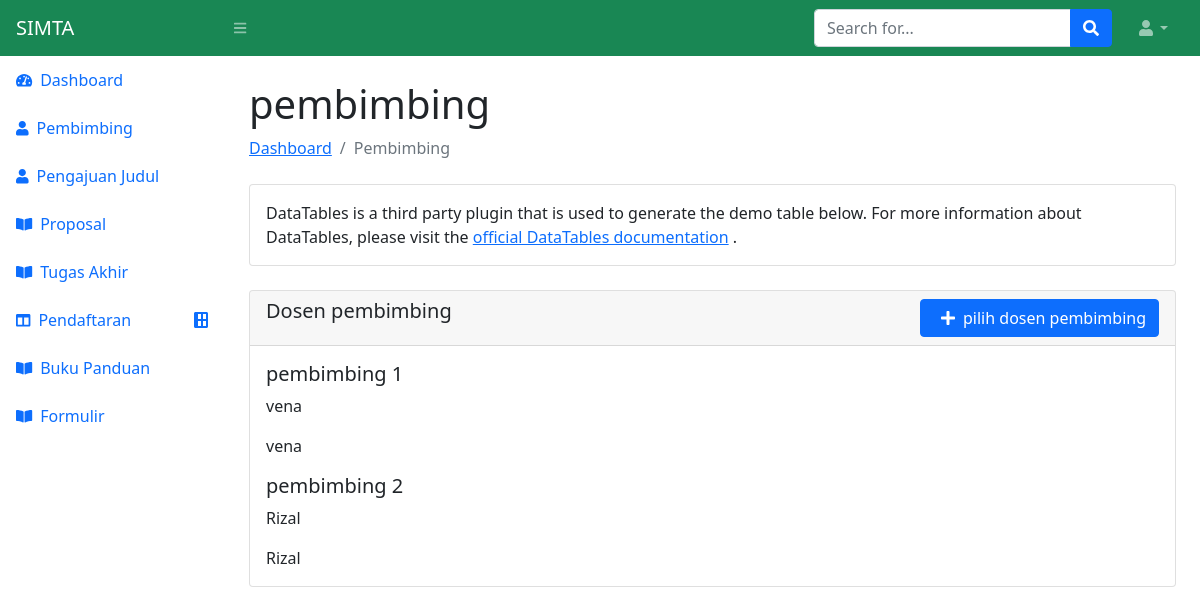
Before: /mhs/pembimbing with the older database file.
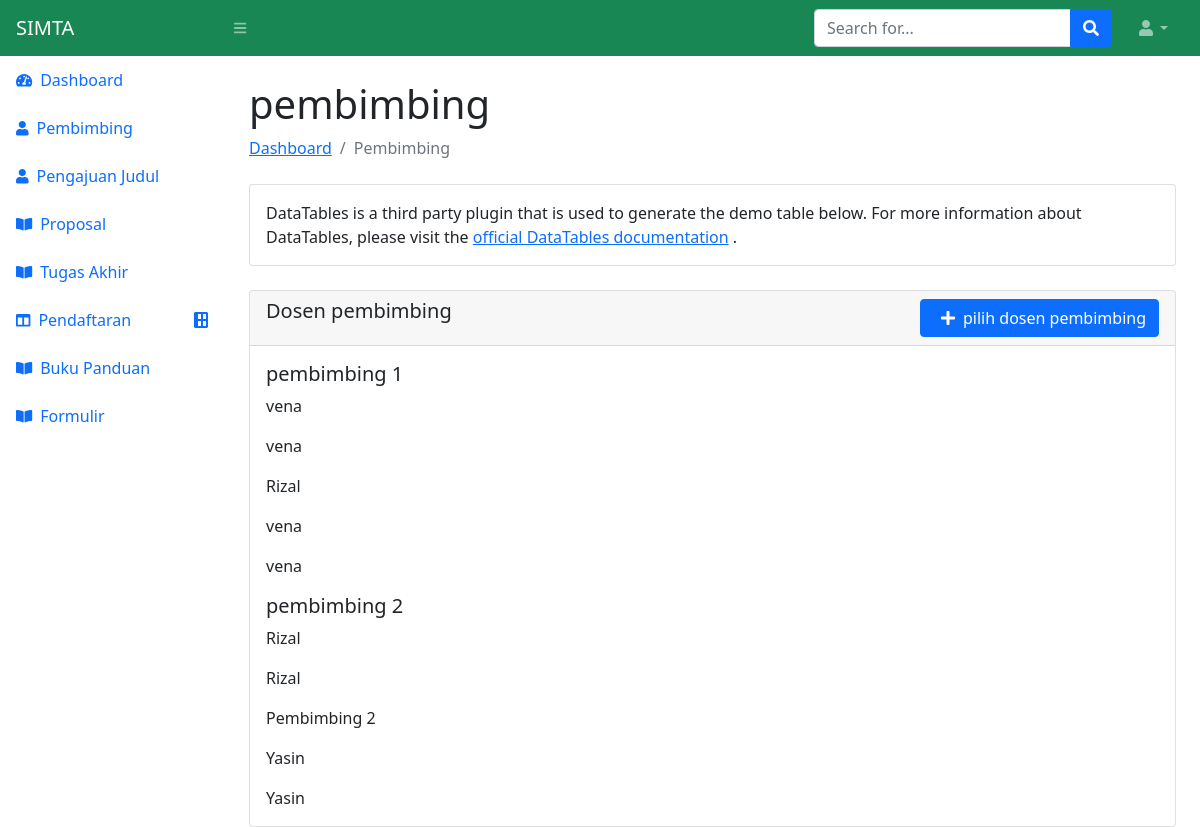
After: the same page with the newer database file.
### mahasiswa/models.py (models this page shows)
class pembimbing(models.Model):
    pembimbing_1 = models.TextField(max_length=180)
    pembimbing_2 = models.TextField(max_length=180)

### mahasiswa/views.py (the view, shortened to what this page needs)
# urls.py: path('pembimbing', views.pembimbingViewMhs, name='pembimbing'),
def pembimbingViewMhs(request):
    data_pembimbing =  models.pembimbing.objects.all()
    return render(request, 'mhs/pembimbing.html', {
        'pembimbing': data_pembimbing
    })

### mahasiswa/templates/mhs/pembimbing.html (shortened to what this page needs)
{% extends 'main-mhs.html' %}
{% block content %}
<main>
    <div class="container-fluid px-4">
        <h1 class="mt-4">pembimbing</h1>
        <ol class="breadcrumb mb-4">
            <li class="breadcrumb-item"><a href="index.html">Dashboard</a></li>
            <li class="breadcrumb-item active">Pembimbing</li>
        </ol>
        <div class="card mb-4">
            <div class="card-body">
                DataTables is a third party plugin that is used to generate the demo table below. For more information about DataTables, please visit the
                <a target="_blank" href="https://datatables.net/">official DataTables documentation</a>
                .
            </div>
        </div>
        <div class="card">
            <div class="d-flex justify-content-between card-header">
                <div>
                    <h5 class="">Dosen pembimbing</h5>
                </div>
                <div>
                    <button type="button" class="btn btn-primary" data-bs-toggle="modal" data-bs-target="#staticBackdrop"><span class="mx-2"><i class="fa fa-plus" aria-hidden="true"></i></span><span>pilih dosen pembimbing</span></button>
                </div>
            </div>
            <div class="card-body">
                <h5 class="card-title">pembimbing 1</h5>
            {%for i in pembimbing%}
                <p class="card-text">{{i.pembimbing_1}}</p>
            {%endfor%}
            <h5 class="card-title">pembimbing 2</h5>
            {%for i in pembimbing%}
                <p class="card-text">{{i.pembimbing_2}}</p>
            {%endfor%}
            </div>
        </div>
    </div>
</main>
{% endblock %}

Changed rows visible on the page:
added pembimbing: pembimbing_1 "Rizal", pembimbing_2 "Pembimbing 2"
added pembimbing: pembimbing_1 "vena", pembimbing_2 "Yasin"
added pembimbing: pembimbing_1 "vena", pembimbing_2 "Yasin"
